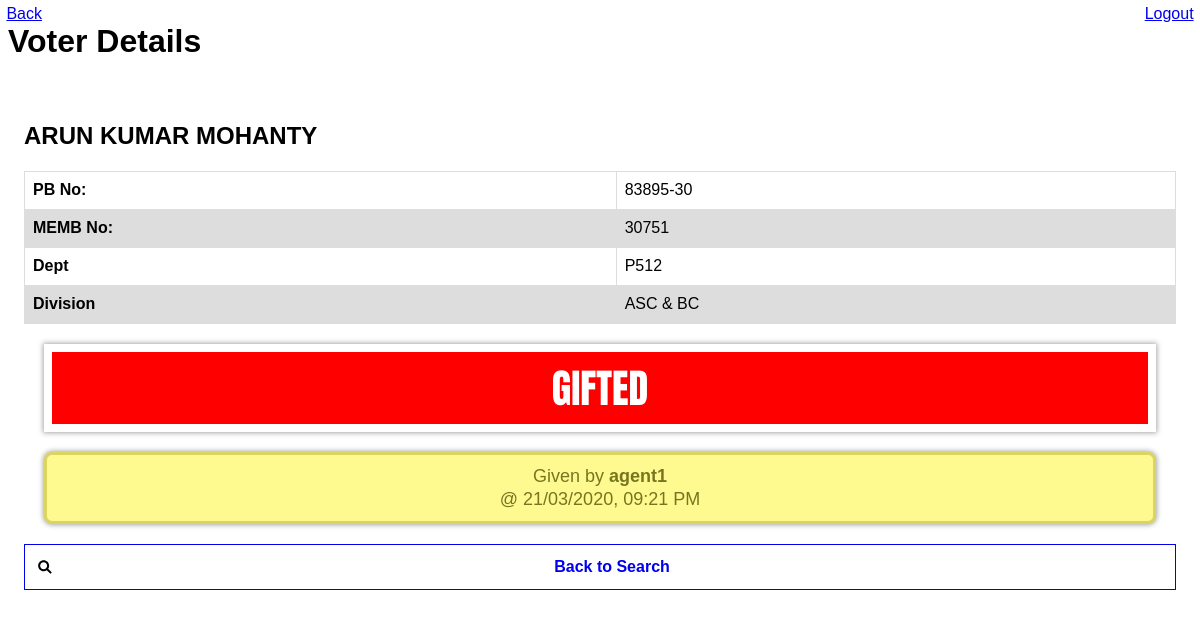
/search_result.php?pb_no=83895-30 (signed in), run on the app's committed database.
### tables this page shows
CREATE TABLE IF NOT EXISTS `candidates` (
  `ID` int(4) DEFAULT NULL,
  `MEMB_NO` int(5) DEFAULT NULL,
  `NAME` varchar(32) DEFAULT NULL,
  `DEPT` varchar(4) DEFAULT NULL,
  `PB_NO` varchar(9) DEFAULT NULL,
  `DIVISION` varchar(15) DEFAULT NULL,
  `GIFTED` tinyint(4) NOT NULL DEFAULT '0',
  `AGENT` tinyint(3) UNSIGNED NOT NULL DEFAULT '0',
  `GIFT_TIME` int(10) UNSIGNED NOT NULL DEFAULT '0',
  UNIQUE KEY `ID` (`ID`)
);

CREATE TABLE IF NOT EXISTS `agents` (
  `id` int(2) NOT NULL AUTO_INCREMENT,
  `username` varchar(25) DEFAULT NULL,
  `password` varchar(255) DEFAULT NULL,
  UNIQUE KEY `id` (`id`)
);

### db_connect.php (called while the page is built, shortened)
<?php
class DB_Connect {
    public function connect() {
		$mysqli = new mysqli(DB_HOST, DB_USER, DB_PASSWORD,DB_DATABASE);
        return $mysqli;
    }
}

### db_functions.php (called while the page is built, shortened)
<?php
class DB_Functions
{
  private $conn;
  function __construct()
  {
    include_once './db_connect.php';
    $this->db = new DB_Connect();
    $this->conn = $this->db->connect();
  }
  public function getAgentnameById($agent_id)
  {
    $result =  $this->conn->query("SELECT * FROM `agents` WHERE `id` = $agent_id ");
    $count = $result->num_rows;
    if ($count == 1) {
      $row = $result->fetch_array();
      $agent_name = $row['username'];
    } else {
      $agent_name = "unknown";
    }
    return $agent_name;
  }
  public function searchCandidate($pb_no)
  {
    $result =  $this->conn->query("SELECT * from candidates WHERE PB_NO='$pb_no'");
    return $result;
  }
}

### search_result.php (the view, shortened to what this page needs)
<!DOCTYPE html>
<html>
<?php
include_once 'db_functions.php';
$db = new DB_Functions();
if (isset($_GET["pb_no"])) {
   $search = $_GET["pb_no"];
} else if (isset($_POST["search_part1"])) {
   $search = $_POST["search_part1"];
   if (strlen($_POST["search_part2"]) > 0) {
      $search .= "-" . $_POST["search_part2"];
   }
}
$search_result = $db->searchCandidate($search);
$row_count = $search_result->num_rows;
if ($row_count > 0) {
   $row = $search_result->fetch_array();
}
?>
<head>
   <link rel="stylesheet" type="text/css" href="./css/style.css">
   <link rel="stylesheet" href="themes/android_blue.min.css" />
   <link rel="stylesheet" href="themes/jquery.mobile.icons.min.css" />
   <link rel="stylesheet" href="themes/jquery.mobile.structure-1.4.5.min.css" />
   <link rel="stylesheet" type="text/css" href="./css/style.css">
</head>
<body>
   <div data-role="page" id="pageone">
   <div data-role="header" data-backbtn="true" data-position="fixed" data-theme="b">
         <a href="#" data-rel="back" data-icon="back" class="ui-btn-left">Back</a>
         <h1>Voter Details</h1>
         <a href="logout.php" data-icon="power" class="ui-btn-right">Logout</a>
      </div>
      <div data-role="main" class="ui-content">
         <?php if ($row_count > 0) { ?>
            <form action="mark_as_gifted.php" method="post">
               <h2><?php echo $row['NAME']; ?></h2>
               <table>
                  <tr>
                     <th>PB No:</th>
                     <td><?php echo $row['PB_NO']; ?></td>
                  </tr>
                  <tr>
                     <th>MEMB No:</th>
                     <td><?php echo $row['MEMB_NO']; ?></td>
                  </tr>
                  <tr>
                     <th>Dept</th>
                     <td><?php echo $row['DEPT']; ?></td>
                  </tr>
                  <tr>
                     <th>Division</th>
                     <td><?php echo $row['DIVISION']; ?></td>
                  </tr>
               </table>
               <?php if ($row['GIFTED'] == 0) {
                  $db->add2Log( $_SESSION['user_id'], $_SESSION['login_user'], "Search: PENDING, PB_NO:", $row['PB_NO']);?>
                  <div class="status pending">PENDING</div>
                  <input type="submit" value="Check and Give" data-icon="shop" data-theme="b">
               <?php } else {
                  $db->add2Log( $_SESSION['user_id'], $_SESSION['login_user'], "Search: GIFTED, PB_NO:", $row['PB_NO']);?>
                  <div class="status given">GIFTED</div>
                  <div class="agent-name">Given by <b> <?php echo $db->getAgentnameById($row['AGENT']); ?></b> <br>@ <?php echo date("d/m/Y, h:i A", $row['GIFT_TIME']); ?> </br></div>
               <?php } ?>
            <?php } else {
                  $db->add2Log( $_SESSION['user_id'], $_SESSION['login_user'], "Search: Not found, PB_NO:", $search);?>
               <div class="agent-name">PB_NO: "<?php echo $search; ?>" Not Found!</div>
            <?php } ?>
            <a href="search.php" class="ui-btn ui-icon-search ui-btn-icon-left ui-alt-icon">Back to Search</a>
            </form>
      </div>
   </div>
</body>
</html>

### css/style.css (style rules this page uses)
.status { font-family: 'Anton', sans-serif; font-size: 40px; letter-spacing: 0px; word-spacing: 0px; text-transform: uppercase; border-style: solid; border-width: 8px; padding: 10px; text-align: center; margin: 20px; box-shadow: 0px 0px 5px 1px rgba(0, 0, 0, 0.35); color: #FFFFFF; border-color: #FFFFFF; }
.given { background: red; }
.agent-name { border: 3px solid #dad55e; border-radius: 8px; padding: 10px; margin: 20px; background: #fffa90; color: #777620; text-align: center; font-size: 18px; box-shadow: 0px 0px 5px 1px rgba(0, 0, 0, 0.35); }
table { font-family: arial, sans-serif; border-collapse: collapse; width: 100%; }
td, th { border: 1px solid #dddddd; text-align: left; padding: 8px; }
tr:nth-child(even) { background-color: #dddddd; }

### data on the page
candidates: NAME "ARUN KUMAR MOHANTY", PB_NO "83895-30", MEMB_NO "30751", DEPT "P512", DIVISION "ASC & BC", AGENT.username "agent1", GIFT_TIME "21/03/2020, 09:21 PM"
